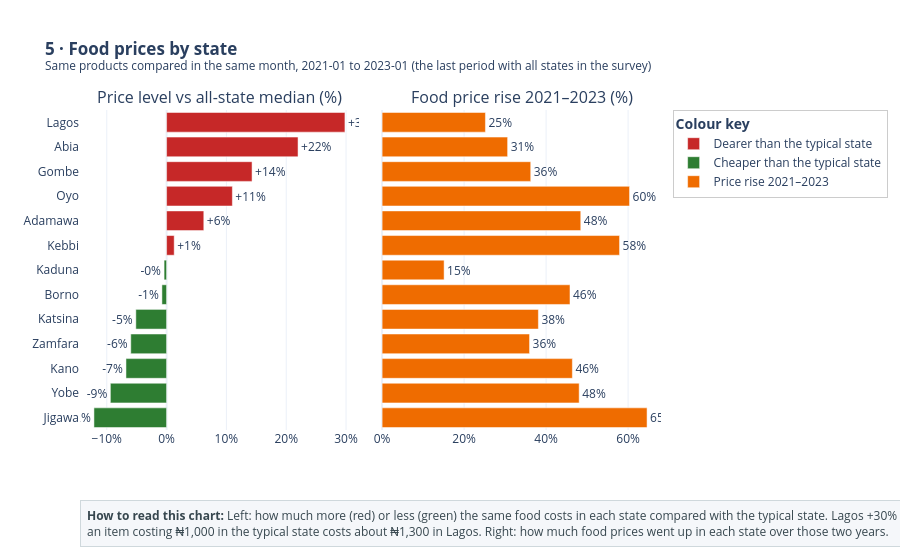

Notebook code cell kept with this figure:
### Markdown cell above
## 5. Where is food most expensive, and where did it rise fastest?

### Code cell
# ================================================================
# 5. STATE PRICE LEVELS & INFLATION  (period when all states report)
# ================================================================
P0, P1 = "2021-01-01", "2023-01-01"      # 13 states report continuously in this window

levels = con.execute(f"""
    WITH sm AS (   -- state median price per product-month
        SELECT state, product, month, MEDIAN(price) AS p
        FROM prices
        WHERE {FOOD_RETAIL} AND month BETWEEN DATE '{P0}' AND DATE '{P1}'
        GROUP BY ALL
    ),
    rel AS (       -- compared with the median of all states for the SAME product and month
        SELECT state, LN(p / MEDIAN(p) OVER (PARTITION BY product, month)) AS lr
        FROM sm
    )
    SELECT state, 100 * (EXP(AVG(lr)) - 1) AS price_level_pct, COUNT(*) AS comparisons
    FROM rel GROUP BY state HAVING COUNT(*) >= 100
""").fetchdf().set_index("state")

st_idx = chained_index(group="state", min_products=3)
st_idx = st_idx[(st_idx.index >= P0) & (st_idx.index <= P1)]
infl = st_idx.groupby("state")["change"].agg(lambda s: 100 * (np.exp(s.sum()) - 1) if s.notna().sum() >= 20 else np.nan)
levels["inflation_pct"] = infl
levels = levels.dropna().sort_values("price_level_pct")
print(f"Window {P0[:7]} → {P1[:7]}")
print(levels.round(1).to_string())

fig = make_subplots(rows=1, cols=2, shared_yaxes=True, horizontal_spacing=0.04,
                    subplot_titles=["Price level vs all-state median (%)",
                                    f"Food price rise {P0[:4]}–{P1[:4]} (%)"])
for label, colour, mask in [("Dearer than the typical state", "#C62828", levels["price_level_pct"] > 0),
                            ("Cheaper than the typical state", "#2E7D32", levels["price_level_pct"] <= 0)]:
    part = levels[mask]
    fig.add_trace(go.Bar(y=part.index, x=part["price_level_pct"], orientation="h", marker_color=colour, name=label,
                         text=part["price_level_pct"].map("{:+.0f}%".format), textposition="outside",
                         hovertemplate="%{y}: %{x:+.1f}%<extra></extra>"), row=1, col=1)
fig.add_trace(go.Bar(y=levels.index, x=levels["inflation_pct"], orientation="h", marker_color="#EF6C00",
                     name=f"Price rise {P0[:4]}–{P1[:4]}",
                     text=levels["inflation_pct"].map("{:.0f}%".format), textposition="outside",
                     hovertemplate="%{y}: %{x:.1f}%<extra></extra>"), row=1, col=2)
fig.update_yaxes(categoryorder="array", categoryarray=levels.index.tolist())
fig.update_xaxes(ticksuffix="%")
fig.update_layout(height=520, barmode="relative",
                  title="<b>5 · Food prices by state</b>"
                        f"<br><sup>Same products compared in the same month, {P0[:7]} to {P1[:7]} "
                        "(the last period with all states in the survey)</sup>")
show(fig, "05_states",
     "Left: how much more (red) or less (green) the same food costs in each state compared with the typical state. "
     "Lagos +30% means<br>an item costing ₦1,000 in the typical state costs about ₦1,300 in Lagos. "
     "Right: how much food prices went up in each state over those two years.",
     legend_title="Colour key")

### Figure 1 — Plotly figure (JSON) as saved in the notebook; plotly's stock layout.template omitted (floating-point values rounded to 4 significant figures)
{"data": [{"hovertemplate": "%{y}: %{x:+.1f}%<extra></extra>", "marker": {"color": "#C62828"}, "name": "Dearer than the typical state", "orientation": "h", "text": ["+1%", "+6%", "+11%", "+14%", "+22%", "+30%"], "textposition": "outside", "type": "bar", "x": [1.272, 6.222, 11.0, 14.29, 21.98, 29.82], "xaxis": "x", "y": ["Kebbi", "Adamawa", "Oyo", "Gombe", "Abia", "Lagos"], "yaxis": "y"}, {"hovertemplate": "%{y}: %{x:+.1f}%<extra></extra>", "marker": {"color": "#2E7D32"}, "name": "Cheaper than the typical state", "orientation": "h", "text": ["-12%", "-9%", "-7%", "-6%", "-5%", "-1%", "-0%"], "textposition": "outside", "type": "bar", "x": [-12.14, -9.397, -6.79, -5.986, -5.141, -0.7811, -0.417], "xaxis": "x", "y": ["Jigawa", "Yobe", "Kano", "Zamfara", "Katsina", "Borno", "Kaduna"], "yaxis": "y"}, {"hovertemplate": "%{y}: %{x:.1f}%<extra></extra>", "marker": {"color": "#EF6C00"}, "name": "Price rise 2021–2023", "orientation": "h", "text": ["65%", "48%", "46%", "36%", "38%", "46%", "15%", "58%", "48%", "60%", "36%", "31%", "25%"], "textposition": "outside", "type": "bar", "x": [64.62, 48.06, 46.41, 35.96, 38.12, 45.83, 15.12, 57.91, 48.45, 60.35, 36.25, 30.61, 25.2], "xaxis": "x2", "y": ["Jigawa", "Yobe", "Kano", "Zamfara", "Katsina", "Borno", "Kaduna", "Kebbi", "Adamawa", "Oyo", "Gombe", "Abia", "Lagos"], "yaxis": "y2"}], "layout": {"annotations": [{"font": {"size": 16}, "showarrow": false, "text": "Price level vs all-state median (%)", "x": 0.24, "xanchor": "center", "xref": "paper", "y": 1.0, "yanchor": "bottom", "yref": "paper"}, {"font": {"size": 16}, "showarrow": false, "text": "Food price rise 2021–2023 (%)", "x": 0.76, "xanchor": "center", "xref": "paper", "y": 1.0, "yanchor": "bottom", "yref": "paper"}, {"align": "left", "bgcolor": "#F5F7FA", "bordercolor": "#CFD8DC", "borderpad": 6, "borderwidth": 1, "font": {"color": "#37474F", "size": 12}, "showarrow": false, "text": "<b>How to read this chart:</b> Left: how much more (red) or less (green) the same food costs in each state compared with the typical state. Lagos +30% means<br>an item costing ₦1,000 in the typical state costs about ₦1,300 in Lagos. Right: how much food prices went up in each state over those two years.", "x": 0, "xanchor": "left", "xref": "paper", "y": -0.2188, "yanchor": "top", "yref": "paper"}], "barmode": "relative", "height": 556, "legend": {"bgcolor": "rgba(255,255,255,0.85)", "bordercolor": "#ccc", "borderwidth": 1, "orientation": "v", "title": {"text": "<b>Colour key</b>"}, "x": 1.02, "xanchor": "left", "y": 1, "yanchor": "top"}, "margin": {"b": 126, "t": 110}, "showlegend": true, "title": {"text": "<b>5 · Food prices by state</b><br><sup>Same products compared in the same month, 2021-01 to 2023-01 (the last period with all states in the survey)</sup>"}, "xaxis": {"anchor": "y", "domain": [0.0, 0.48], "ticksuffix": "%"}, "xaxis2": {"anchor": "y2", "domain": [0.52, 1.0], "ticksuffix": "%"}, "yaxis": {"anchor": "x", "categoryarray": ["Jigawa", "Yobe", "Kano", "Zamfara", "Katsina", "Borno", "Kaduna", "Kebbi", "Adamawa", "Oyo", "Gombe", "Abia", "Lagos"], "categoryorder": "array", "domain": [0.0, 1.0]}, "yaxis2": {"anchor": "x2", "categoryarray": ["Jigawa", "Yobe", "Kano", "Zamfara", "Katsina", "Borno", "Kaduna", "Kebbi", "Adamawa", "Oyo", "Gombe", "Abia", "Lagos"], "categoryorder": "array", "domain": [0.0, 1.0], "matches": "y", "showticklabels": false}}}
